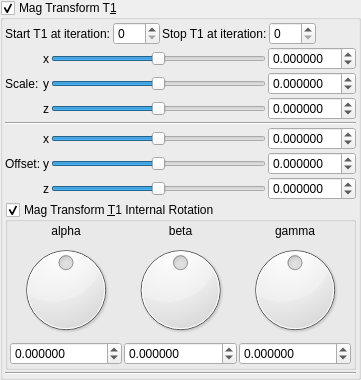
    <widget class="MyGroupBox" name="groupCheck_transf_benesi_T1_enabled">
     <property name="toolTip">
      <string/>
     </property>
     <property name="title">
      <string>Mag Transform T&amp;1</string>
     </property>
     <property name="checkable">
      <bool>true</bool>
     </property>
     <layout class="QVBoxLayout" name="verticalLayout_29" stretch="0,0,0">
      <property name="spacing">
       <number>2</number>
      </property>
      <property name="leftMargin">
       <number>2</number>
      </property>
      <property name="topMargin">
       <number>2</number>
      </property>
      <property name="rightMargin">
       <number>2</number>
      </property>
      <property name="bottomMargin">
       <number>2</number>
      </property>
      <item>
       <layout class="QGridLayout" name="gridLayout_62">
        <property name="spacing">
         <number>2</number>
        </property>
        <item row="1" column="5">
         <spacer name="horizontalSpacer_35">
          <property name="orientation">
           <enum>Qt::Horizontal</enum>
          </property>
          <property name="sizeHint" stdset="0">
           <size>
            <width>40</width>
            <height>20</height>
           </size>
          </property>
         </spacer>
        </item>
        <item row="1" column="2">
         <widget class="QLabel" name="label_247">
          <property name="text">
           <string>Stop T1 at iteration:</string>
          </property>
         </widget>
        </item>
        <item row="1" column="3">
         <widget class="MySpinBox" name="spinboxInt_transf_stop_iterations">
          <property name="sizePolicy">
           <sizepolicy hsizetype="Minimum" vsizetype="Maximum">
            <horstretch>0</horstretch>
            <verstretch>0</verstretch>
           </sizepolicy>
          </property>
          <property name="maximum">
           <number>999</number>
          </property>
         </widget>
        </item>
        <item row="1" column="1">
         <widget class="MySpinBox" name="spinboxInt_transf_start_iterations">
          <property name="sizePolicy">
           <sizepolicy hsizetype="Minimum" vsizetype="Maximum">
            <horstretch>0</horstretch>
            <verstretch>0</verstretch>
           </sizepolicy>
          </property>
          <property name="maximum">
           <number>999</number>
          </property>
         </widget>
        </item>
        <item row="1" column="0">
         <widget class="QLabel" name="label_246">
          <property name="text">
           <string>Start T1 at iteration:</string>
          </property>
         </widget>
        </item>
       </layout>
      </item>
      <item>
       <layout class="QGridLayout" name="gridLayout_63">
        <property name="spacing">
         <number>2</number>
        </property>
        <item row="5" column="3">
         <widget class="MyDoubleSpinBox" name="spinbox3_transf_offset_200_y">
          <property name="sizePolicy">
           <sizepolicy hsizetype="Minimum" vsizetype="Maximum">
            <horstretch>0</horstretch>
            <verstretch>0</verstretch>
           </sizepolicy>
          </property>
          <property name="prefix">
           <string/>
          </property>
          <property name="suffix">
           <string/>
          </property>
          <property name="decimals">
           <number>6</number>
          </property>
          <property name="minimum">
           <double>-99.989999999999995</double>
          </property>
          <property name="maximum">
           <double>99.989999999999995</double>
          </property>
          <property name="singleStep">
           <double>0.100000000000000</double>
          </property>
         </widget>
        </item>
        <item row="4" column="3">
         <widget class="MyDoubleSpinBox" name="spinbox3_transf_offset_200_x">
          <property name="sizePolicy">
           <sizepolicy hsizetype="Minimum" vsizetype="Maximum">
            <horstretch>0</horstretch>
            <verstretch>0</verstretch>
           </sizepolicy>
          </property>
          <property name="prefix">
           <string/>
          </property>
          <property name="suffix">
           <string/>
          </property>
          <property name="decimals">
           <number>6</number>
          </property>
          <property name="minimum">
           <double>-99.989999999999995</double>
          </property>
          <property name="maximum">
           <double>99.989999999999995</double>
          </property>
          <property name="singleStep">
           <double>0.100000000000000</double>
          </property>
         </widget>
        </item>
        <item row="5" column="2">
         <widget class="QSlider" name="slider3_transf_offset_200_y">
          <property name="sizePolicy">
           <sizepolicy hsizetype="Expanding" vsizetype="Maximum">
            <horstretch>0</horstretch>
            <verstretch>0</verstretch>
           </sizepolicy>
          </property>
          <property name="minimum">
           <number>-5000000</number>
          </property>
          <property name="maximum">
           <number>5000000</number>
          </property>
          <property name="singleStep">
           <number>1</number>
          </property>
          <property name="orientation">
           <enum>Qt::Horizontal</enum>
          </property>
         </widget>
        </item>
        <item row="6" column="3">
         <widget class="MyDoubleSpinBox" name="spinbox3_transf_offset_200_z">
          <property name="sizePolicy">
           <sizepolicy hsizetype="Minimum" vsizetype="Maximum">
            <horstretch>0</horstretch>
            <verstretch>0</verstretch>
           </sizepolicy>
          </property>
          <property name="prefix">
           <string/>
          </property>
          <property name="suffix">
           <string/>
          </property>
          <property name="decimals">
           <number>6</number>
          </property>
          <property name="minimum">
           <double>-99.989999999999995</double>
          </property>
          <property name="maximum">
           <double>99.989999999999995</double>
          </property>
          <property name="singleStep">
           <double>0.100000000000000</double>
          </property>
         </widget>
        </item>
        <item row="2" column="3">
         <widget class="MyDoubleSpinBox" name="spinbox3_transf_scale3D_222_z">
          <property name="sizePolicy">
           <sizepolicy hsizetype="Minimum" vsizetype="Maximum">
            <horstretch>0</horstretch>
            <verstretch>0</verstretch>
           </sizepolicy>
          </property>
          <property name="prefix">
           <string/>
          </property>
          <property name="suffix">
           <string/>
          </property>
          <property name="decimals">
           <number>6</number>
          </property>
          <property name="minimum">
           <double>-99.989999999999995</double>
          </property>
          <property name="maximum">
           <double>99.989999999999995</double>
          </property>
          <property name="singleStep">
           <double>0.100000000000000</double>
          </property>
         </widget>
        </item>
        <item row="2" column="2">
         <widget class="QSlider" name="slider3_transf_scale3D_222_z">
          <property name="sizePolicy">
           <sizepolicy hsizetype="Expanding" vsizetype="Maximum">
            <horstretch>0</horstretch>
            <verstretch>0</verstretch>
           </sizepolicy>
          </property>
          <property name="minimum">
           <number>-5000000</number>
          </property>
          <property name="maximum">
           <number>5000000</number>
          </property>
          <property name="singleStep">
           <number>1</number>
          </property>
          <property name="orientation">
           <enum>Qt::Horizontal</enum>
          </property>
         </widget>
        </item>
        <item row="4" column="2">
         <widget class="QSlider" name="slider3_transf_offset_200_x">
          <property name="sizePolicy">
           <sizepolicy hsizetype="Preferred" vsizetype="Preferred">
            <horstretch>0</horstretch>
            <verstretch>0</verstretch>
           </sizepolicy>
          </property>
          <property name="minimum">
           <number>-5000000</number>
          </property>
          <property name="maximum">
           <number>5000000</number>
          </property>
          <property name="singleStep">
           <number>1</number>
          </property>
          <property name="orientation">
           <enum>Qt::Horizontal</enum>
          </property>
         </widget>
        </item>
        <item row="6" column="2">
         <widget class="QSlider" name="slider3_transf_offset_200_z">
          <property name="sizePolicy">
           <sizepolicy hsizetype="Expanding" vsizetype="Maximum">
            <horstretch>0</horstretch>
            <verstretch>0</verstretch>
           </sizepolicy>
          </property>
          <property name="minimum">
           <number>-5000000</number>
          </property>
          <property name="maximum">
           <number>5000000</number>
          </property>
          <property name="singleStep">
           <number>1</number>
          </property>
          <property name="orientation">
           <enum>Qt::Horizontal</enum>
          </property>
         </widget>
        </item>
        <item row="5" column="0">
         <widget class="QLabel" name="label_259">
          <property name="text">
           <string>Offset:</string>
          </property>
         </widget>
        </item>
        <item row="4" column="1">
         <widget class="QLabel" name="label_118">
          <property name="sizePolicy">
           <sizepolicy hsizetype="Preferred" vsizetype="Preferred">
            <horstretch>0</horstretch>
            <verstretch>0</verstretch>
           </sizepolicy>
          </property>
          <property name="text">
           <string notr="true">x</string>
          </property>
          <property name="alignment">
           <set>Qt::AlignRight|Qt::AlignTrailing|Qt::AlignVCenter</set>
          </property>
         </widget>
        </item>
        <item row="5" column="1">
         <widget class="QLabel" name="label_119">
          <property name="sizePolicy">
           <sizepolicy hsizetype="Preferred" vsizetype="Preferred">
            <horstretch>0</horstretch>
            <verstretch>0</verstretch>
           </sizepolicy>
          </property>
          <property name="text">
           <string notr="true">y</string>
          </property>
          <property name="alignment">
           <set>Qt::AlignRight|Qt::AlignTrailing|Qt::AlignVCenter</set>
          </property>
         </widget>
        </item>
        <item row="6" column="1">
         <widget class="QLabel" name="label_125">
          <property name="sizePolicy">
           <sizepolicy hsizetype="Preferred" vsizetype="Preferred">
            <horstretch>0</horstretch>
            <verstretch>0</verstretch>
           </sizepolicy>
          </property>
          <property name="text">
           <string notr="true">z</string>
          </property>
          <property name="alignment">
           <set>Qt::AlignRight|Qt::AlignTrailing|Qt::AlignVCenter</set>
          </property>
         </widget>
        </item>
        <item row="1" column="0">
         <widget class="QLabel" name="label_258">
          <property name="text">
           <string>Scale:</string>
          </property>
         </widget>
        </item>
        <item row="0" column="1">
         <widget class="QLabel" name="label_126">
          <property name="sizePolicy">
           <sizepolicy hsizetype="Preferred" vsizetype="Preferred">
            <horstretch>0</horstretch>
            <verstretch>0</verstretch>
           </sizepolicy>
          </property>
          <property name="text">
           <string notr="true">x</string>
          </property>
          <property name="alignment">
           <set>Qt::AlignRight|Qt::AlignTrailing|Qt::AlignVCenter</set>
          </property>
         </widget>
        </item>
        <item row="1" column="1">
         <widget class="QLabel" name="label_127">
          <property name="sizePolicy">
           <sizepolicy hsizetype="Preferred" vsizetype="Preferred">
            <horstretch>0</horstretch>
            <verstretch>0</verstretch>
           </sizepolicy>
          </property>
          <property name="text">
           <string notr="true">y</string>
          </property>
          <property name="alignment">
           <set>Qt::AlignRight|Qt::AlignTrailing|Qt::AlignVCenter</set>
          </property>
         </widget>
        </item>
        <item row="2" column="1">
         <widget class="QLabel" name="label_128">
          <property name="sizePolicy">
           <sizepolicy hsizetype="Preferred" vsizetype="Preferred">
            <horstretch>0</horstretch>
            <verstretch>0</verstretch>
           </sizepolicy>
          </property>
          <property name="text">
           <string notr="true">z</string>
          </property>
          <property name="alignment">
           <set>Qt::AlignRight|Qt::AlignTrailing|Qt::AlignVCenter</set>
          </property>
         </widget>
        </item>
        <item row="7" column="0" colspan="4">
         <layout class="QGridLayout" name="gridLayout_2">
          <item row="0" column="0">
           <widget class="MyGroupBox" name="groupCheck_transf_rotation_enabled">
            <property name="title">
             <string>Mag Transform &amp;T1 Internal Rotation</string>
            </property>
            <property name="checkable">
             <bool>true</bool>
            </property>
            <layout class="QVBoxLayout" name="verticalLayout_8" stretch="0">
             <property name="spacing">
              <number>2</number>
             </property>
             <property name="leftMargin">
              <number>2</number>
             </property>
             <property name="topMargin">
              <number>2</number>
             </property>
             <property name="rightMargin">
              <number>2</number>
             </property>
             <property name="bottomMargin">
              <number>2</number>
             </property>
             <item>
              <layout class="QGridLayout" name="gridLayout_10">
               <property name="spacing">
                <number>2</number>
               </property>
               <item row="1" column="2">
                <widget class="QLabel" name="label_36">
                 <property name="text">
                  <string notr="true">gamma</string>
                 </property>
                 <property name="alignment">
                  <set>Qt::AlignCenter</set>
                 </property>
                </widget>
               </item>
               <item row="1" column="1">
                <widget class="QLabel" name="label_34">
                 <property name="text">
                  <string notr="true">beta</string>
                 </property>
                 <property name="alignment">
                  <set>Qt::AlignCenter</set>
                 </property>
                </widget>
               </item>
               <item row="1" column="0">
                <widget class="QLabel" name="label_35">
                 <property name="text">
                  <string notr="true">alpha</string>
                 </property>
                 <property name="alignment">
                  <set>Qt::AlignCenter</set>
                 </property>
                </widget>
               </item>
               <item row="2" column="1">
                <widget class="QDial" name="dial3_transf_rotation_y">
                 <property name="minimum">
                  <number>-18000</number>
                 </property>
                 <property name="maximum">
                  <number>18000</number>
                 </property>
                 <property name="wrapping">
                  <bool>true</bool>
                 </property>
                </widget>
               </item>
               <item row="2" column="2">
                <widget class="QDial" name="dial3_transf_rotation_z">
                 <property name="minimum">
                  <number>-18000</number>
                 </property>
                 <property name="maximum">
                  <number>18000</number>
                 </property>
                 <property name="wrapping">
                  <bool>true</bool>
                 </property>
                </widget>
               </item>
               <item row="3" column="0">
                <widget class="MyDoubleSpinBox" name="spinboxd3_transf_rotation_x">
                 <property name="sizePolicy">
                  <sizepolicy hsizetype="Minimum" vsizetype="Maximum">
                   <horstretch>0</horstretch>
                   <verstretch>0</verstretch>
                  </sizepolicy>
                 </property>
                 <property name="prefix">
                  <string/>
                 </property>
                 <property name="suffix">
                  <string/>
                 </property>
                 <property name="decimals">
                  <number>6</number>
                 </property>
                 <property name="minimum">
                  <double>-36000.000000000000000</double>
                 </property>
                 <property name="maximum">
                  <double>36000.000000000000000</double>
                 </property>
                 <property name="singleStep">
                  <double>1.000000000000000</double>
                 </property>
                </widget>
               </item>
               <item row="2" column="0">
                <widget class="QDial" name="dial3_transf_rotation_x">
                 <property name="minimum">
                  <number>-18000</number>
                 </property>
                 <property name="maximum">
                  <number>18000</number>
                 </property>
                 <property name="wrapping">
                  <bool>true</bool>
                 </property>
                </widget>
               </item>
               <item row="3" column="2">
                <widget class="MyDoubleSpinBox" name="spinboxd3_transf_rotation_z">
                 <property name="sizePolicy">
                  <sizepolicy hsizetype="Minimum" vsizetype="Maximum">
                   <horstretch>0</horstretch>
                   <verstretch>0</verstretch>
                  </sizepolicy>
                 </property>
                 <property name="prefix">
                  <string/>
                 </property>
                 <property name="suffix">
                  <string/>
                 </property>
                 <property name="decimals">
                  <number>6</number>
                 </property>
                 <property name="minimum">
                  <double>-36000.000000000000000</double>
                 </property>
                 <property name="maximum">
                  <double>36000.000000000000000</double>
                 </property>
                 <property name="singleStep">
                  <double>1.000000000000000</double>
                 </property>
                </widget>
               </item>
               <item row="3" column="1">
                <widget class="MyDoubleSpinBox" name="spinboxd3_transf_rotation_y">
                 <property name="sizePolicy">
                  <sizepolicy hsizetype="Minimum" vsizetype="Maximum">
                   <horstretch>0</horstretch>
                   <verstretch>0</verstretch>
                  </sizepolicy>
                 </property>
                 <property name="prefix">
                  <string/>
                 </property>
                 <property name="suffix">
                  <string/>
                 </property>
                 <property name="decimals">
                  <number>6</number>
                 </property>
                 <property name="minimum">
                  <double>-36000.000000000000000</double>
                 </property>
                 <property name="maximum">
                  <double>36000.000000000000000</double>
                 </property>
                 <property name="singleStep">
                  <double>1.000000000000000</double>
                 </property>
                </widget>
               </item>
              </layout>
             </item>
            </layout>
           </widget>
          </item>
         </layout>
        </item>
        <item row="0" column="2">
         <widget class="QSlider" name="slider3_transf_scale3D_222_x">
          <property name="sizePolicy">
           <sizepolicy hsizetype="Preferred" vsizetype="Preferred">
            <horstretch>0</horstretch>
            <verstretch>0</verstretch>
           </sizepolicy>
          </property>
          <property name="minimum">
           <number>-5000000</number>
          </property>
          <property name="maximum">
           <number>5000000</number>
          </property>
          <property name="singleStep">
           <number>1</number>
          </property>
          <property name="orientation">
           <enum>Qt::Horizontal</enum>
          </property>
         </widget>
        </item>
        <item row="0" column="3">
         <widget class="MyDoubleSpinBox" name="spinbox3_transf_scale3D_222_x">
          <property name="sizePolicy">
           <sizepolicy hsizetype="Minimum" vsizetype="Maximum">
            <horstretch>0</horstretch>
            <verstretch>0</verstretch>
           </sizepolicy>
          </property>
          <property name="prefix">
           <string/>
          </property>
          <property name="suffix">
           <string/>
          </property>
          <property name="decimals">
           <number>6</number>
          </property>
          <property name="minimum">
           <double>-99.989999999999995</double>
          </property>
          <property name="maximum">
           <double>99.989999999999995</double>
          </property>
          <property name="singleStep">
           <double>0.100000000000000</double>
          </property>
         </widget>
        </item>
        <item row="1" column="3">
         <widget class="MyDoubleSpinBox" name="spinbox3_transf_scale3D_222_y">
          <property name="sizePolicy">
           <sizepolicy hsizetype="Minimum" vsizetype="Maximum">
            <horstretch>0</horstretch>
            <verstretch>0</verstretch>
           </sizepolicy>
          </property>
          <property name="prefix">
           <string/>
          </property>
          <property name="suffix">
           <string/>
          </property>
          <property name="decimals">
           <number>6</number>
          </property>
          <property name="minimum">
           <double>-99.989999999999995</double>
          </property>
          <property name="maximum">
           <double>99.989999999999995</double>
          </property>
          <property name="singleStep">
           <double>0.100000000000000</double>
          </property>
         </widget>
        </item>
        <item row="1" column="2">
         <widget class="QSlider" name="slider3_transf_scale3D_222_y">
          <property name="sizePolicy">
           <sizepolicy hsizetype="Expanding" vsizetype="Maximum">
            <horstretch>0</horstretch>
            <verstretch>0</verstretch>
           </sizepolicy>
          </property>
          <property name="minimum">
           <number>-5000000</number>
          </property>
          <property name="maximum">
           <number>5000000</number>
          </property>
          <property name="singleStep">
           <number>1</number>
          </property>
          <property name="orientation">
           <enum>Qt::Horizontal</enum>
          </property>
         </widget>
        </item>
        <item row="3" column="0" colspan="4">
         <widget class="Line" name="line_53">
          <property name="orientation">
           <enum>Qt::Horizontal</enum>
          </property>
         </widget>
        </item>
       </layout>
      </item>
      <item>
       <widget class="Line" name="line_55">
        <property name="orientation">
         <enum>Qt::Horizontal</enum>
        </property>
       </widget>
      </item>
     </layout>
    </widget>
